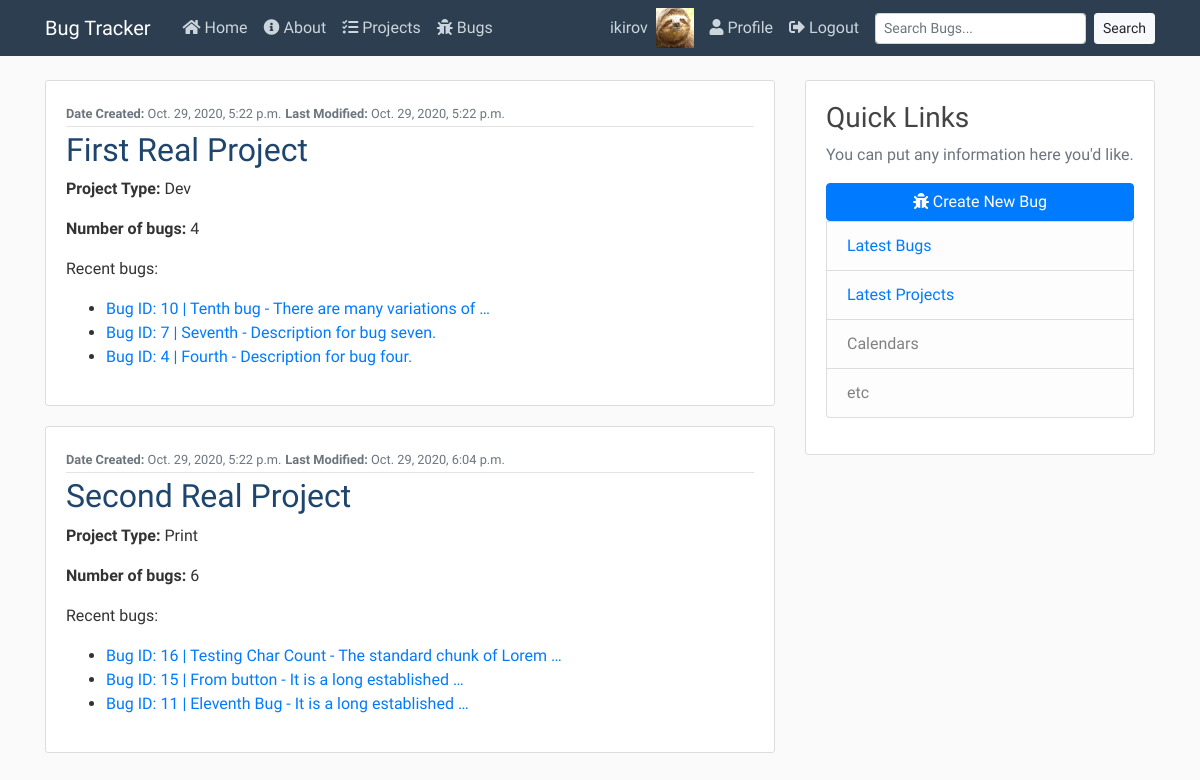
The app's page / (signed in), older data.
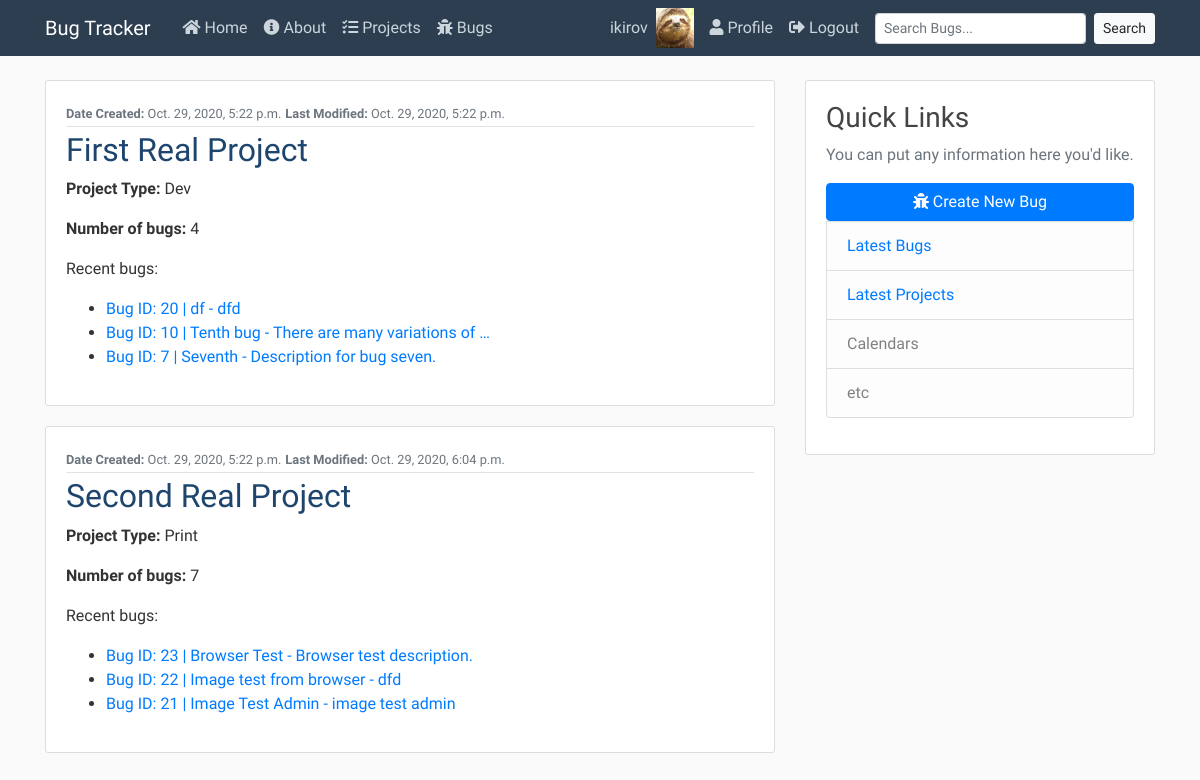
The same page, newer data.
### users/models.py (models this page shows, shortened)
class Profile(models.Model):
    user = models.OneToOneField(User, on_delete=models.CASCADE)
    image = models.ImageField(default='default.jpg', upload_to='profile_pics')

### projects/models.py (models this page shows, shortened)
class Project(models.Model):
    name = models.CharField(max_length=50)
    PROJ_TYPES = (
        ('D', 'Dev'),
        ('P', 'Print'),
        ('O', 'Other'),
    )
    name = models.CharField(max_length=60)
    proj_type = models.CharField(max_length=1, choices=PROJ_TYPES)
    date_added = models.DateTimeField(auto_now_add=True)
    date_modified = models.DateTimeField(auto_now=True)
    editors = models.ManyToManyField(User)

class Bug(models.Model):
    author = models.ForeignKey(User, on_delete=models.DO_NOTHING)
    name = models.CharField(max_length=50)
    desc = models.CharField(max_length=2000)
    BUG_TYPES = (
        ('V', 'Visual'),
        ('L', 'Logical'),
        ('O', 'Other'),
    )
    bug_type = models.CharField(max_length=1, choices=BUG_TYPES)
    date_added = models.DateTimeField(auto_now_add=True)
    date_modified = models.DateTimeField(auto_now=True)
    project = models.ForeignKey(Project, on_delete=models.CASCADE)
    image = models.ImageField(upload_to='bug_pics', default='default_bug.png')
    image2 = models.ImageField(upload_to='bug_pics', default='default_bug.png')
    class Meta:
        ordering = ['-date_added']

### projects/views.py (the view)
# urls.py: 2. Add a URL to urlpatterns:  path('', views.home, name='home')
def home(request):
    projects = Project.objects.filter(editors=request.user)
    context = {
        'projects': projects,
        'title': 'Projects'
    }
    return render(request, 'projects/home.html', context)

### projects/templates/projects/home.html
{% extends "status/base.html" %}
{% block content %}
    {% for project in projects %}
        <article class="media content-section">
            <div class="media-body">
                <div class="article-metadata">
                        <div>
                            <small class="text-muted"><strong>Date Created:</strong> {{ project.date_added }}</small>
                            <small class="text-muted"><strong>Last Modified:</strong> {{ project.date_modified }}</small>
                        </div>
                </div>
                <h2><a class="article-title" href="{% url 'bugs-project' project.id %}">{{ project.name }}</a></h2>
                <p class="article-content"><strong>Project Type:</strong> {{ project.get_proj_type_display }}</p>
                <p class="article-content"><strong>Number of bugs:</strong> {{ project.bug_set.count }}</p>
                <p>Recent bugs:
                    <ul>
                        {% for bug in project.bug_set.all|slice:":3" %}
                        <li><a href="{% url 'bugs-detail' bug.id %}">Bug ID: {{bug.id}} | {{ bug.name }} - {{ bug.desc|truncatewords:"5"}}</a></li>
                        {% endfor %}
                    </ul>
                </p>
            </div>
        </article>
    {% endfor %}
{% endblock content %}

### status/templates/status/base.html (shortened to what this page needs)
{% load static %}
<!DOCTYPE html>
<html lang="en">
<head>
    <link rel="stylesheet" href="https://cdn.jsdelivr.net/npm/bootstrap@4.5.3/dist/css/bootstrap.min.css">
    <link rel="stylesheet" href="{% static 'status/main.css' %}">
    <link rel="stylesheet" href="https://use.fontawesome.com/releases/v5.15.1/css/all.css">
</head>
<body>
    <header class="site-header">
        <nav class="navbar navbar-expand-lg navbar-dark bg-arctic-blue fixed-top">
            <div class="container">
            <a class="navbar-brand mr-4" href="{% url 'status-home' %}">Bug Tracker</a>
            <div class="collapse navbar-collapse" id="navbarToggle">
                <div class="navbar-nav mr-auto">
                <a class="nav-item nav-link" href="{% url 'status-home' %}"><i class="fas fa-home"></i> Home</a>
                <a class="nav-item nav-link" href="{% url 'status-about' %}"><i class="fas fa-info-circle"></i> About</a>
                {% if user.is_authenticated %}
                  <a class="nav-item nav-link" href="{% url 'projects-home' %}"><i class="fas fa-tasks"></i> Projects</a>
                  <a class="nav-item nav-link" href="{% url 'bugs-list' %}"><i class="fas fa-bug"></i> Bugs</a>
                {% endif %}
                </div>
                <div class="navbar-nav">
                  {% if user.is_authenticated %}
                    <div class="nav-profile-group">
                      <a class="nav-item nav-link" href="{% url 'profile' %}">{{user.username}}</a>
                      <img src="{{user.profile.image.url}}" style="zoom:15%;" class="mr-5"/>
                    </div>
                    <a class="nav-item nav-link" href="{% url 'profile' %}"><i class="fas fa-user"></i> Profile</a>
                    <a class="nav-item nav-link" href="{% url 'logout' %}"><i class="fas fa-sign-out-alt"></i> Logout</a>
                    <form type="get" action="{% url 'search-results' %}" accept-charset="utf-8" class="form-inline">
                      <input class="form-control form-control-sm ml-sm-2 mr-sm-2" type="search" placeholder="Search Bugs..." aria-label="Search" id="q" name="q">
                      <button class="btn btn-light my-2 my-sm-0 btn-sm" type="submit">Search</button>
                    </form>
                  {% else %}
                    <a class="nav-item nav-link" href="{% url 'login' %}"><i class="fas fa-sign-in-alt"></i> Login</a>
                    <a class="nav-item nav-link" href="{% url 'register' %}">Register</a>
                  {% endif %}
                </div>
            </div>
            </div>
        </nav>
    </header>
    <main role="main" class="container">
        <div class="row">
          <div class="col-lg-8">
            {% block content %}{% endblock %}
          </div>
          <div class="col-lg-4">
            <div class="content-section">
              <h3>Quick Links</h3>
              <p class='text-muted'>You can put any information here you'd like.
                <ul class="list-group">
                  <a class="btn btn-primary" href="{% url 'bugs-create' %}"><i class="fas fa-bug"></i> Create New Bug</a>
                  <li class="list-group-item list-group-item-light"><a href="{% url 'bugs-list' %}">Latest Bugs</a></li>
                  <li class="list-group-item list-group-item-light"><a href="{% url 'projects-home' %}">Latest Projects</a></li>
                  <li class="list-group-item list-group-item-light">Calendars</li>
                  <li class="list-group-item list-group-item-light">etc</li>
                </ul>
              </p>
            </div>
          </div>
        </div>
      </main>
</body>
</html>

### status/static/status/main.css (style rules this page uses)
body { background: #fafafa; color: #333333; margin-top: 5rem; font-family: 'Abel', sans-serif; }
h1, h2, h3, h4, h5, h6 { color: #444444; }
ul { margin: 0; }
.bg-arctic-blue { background-color: #2C3E50; }
.site-header .navbar-nav .nav-link { color: #cbd5db; }
.content-section { background: #ffffff; border: 1px solid #dddddd; border-radius: 3px; margin-bottom: 20px; padding: 20px; }
.article-title { color:#1E456E; }
.article-content { white-space: pre-line; }
.article-metadata { padding-bottom: 1px; margin-bottom: 4px; border-bottom: 1px solid #e3e3e3 }
.nav-profile-group { display: none; }
@media only screen and (min-width: 1200px) { .nav-profile-group { display: flex; justify-content: center; } }

Row changes from the older to the newer data that the page shows:
removed Bug: id "16", name "Testing Char Count", desc "The standard chunk of Lorem …", shown under Project "Second Real Project"
removed Bug: id "15", name "From button", desc "It is a long established …", shown under Project "Second Real Project"
changed Project "First Real Project": loses Bug (id "4", name "Fourth", desc "Description for bug four.")
added Bug: id "20", name "df", desc "dfd", shown under Project "First Real Project"
changed Project "Second Real Project": loses Bug (id "11", name "Eleventh Bug", desc "It is a long established …"); bug_set.count "6" → "7"
added Bug: id "23", name "Browser Test", desc "Browser test description.", shown under Project "Second Real Project"
added Bug: id "22", name "Image test from browser", desc "dfd", shown under Project "Second Real Project"
added Bug: id "21", name "Image Test Admin", desc "image test admin", shown under Project "Second Real Project"
